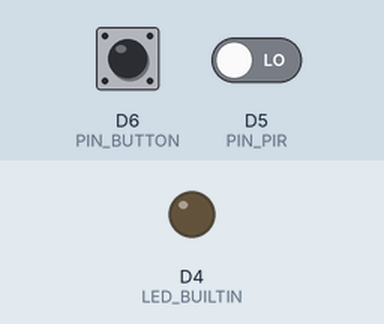
Simulated run of this program. Board: ESP8266 (Wemos D1 mini). Parts: output pins drawn as LEDs (lit = HIGH, except the on-board LED, lit = LOW). Dashed ring = blinking. The inputs (shaded band) are chosen by the test bench; at power-on: D5 (PIN_PIR) LOW, D6 (PIN_BUTTON) HIGH.

Above: at 1.2 s.
1.3 s: D5 (PIN_PIR) driven HIGH
At 1.58 s:
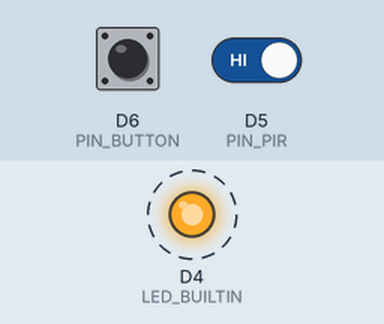
4.3 s: D6 (PIN_BUTTON) pulled LOW for 0.15 s
At 4.6 s:
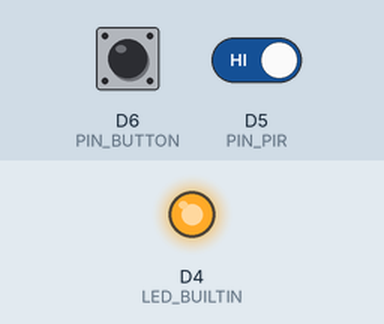
5.9 s: D6 (PIN_BUTTON) pulled LOW for 1 s
At 6.57 s:
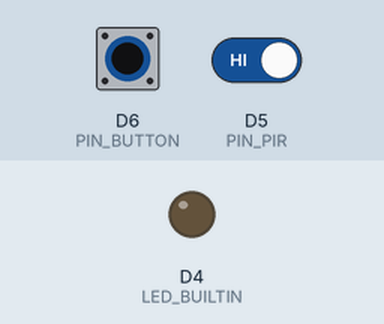
Timing chart, 0 to 14.9 s (numbered marks = the images above; inputs shaded):
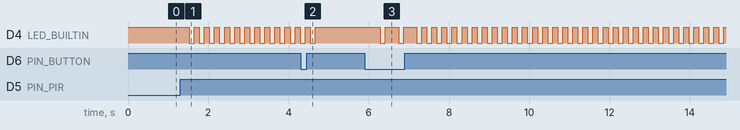

The program:

main.cpp
```cpp
// COMP-10184 - Mohawk College
// Alarm System
//STAGE 5 COMPLETED
//@author Shawn Barrow
//@id     000332631
//
// I, Shawn Barrow, 000332631 certify that this material is my original work and
//no other person's work has been used without due acknowledgement.

#include <Arduino.h>
//Ditial input for motion sensor
#define PIN_PIR D5
//Digital input for push button
#define PIN_BUTTON D6
//Constants used to track alarm states
#define ALARM_DISABLED 0
#define ALARM_ENABLE 1
#define ALARM_COUNTDOWN 2
#define ALARM_ACTIVE 3
//Delay to control number of blinks per second
#define BLINK_DELAY 125
//Delay to read push button state
#define READ_DELAY 100
//Number of blinks in 10 seconds.
#define BLINK_COUNT 40

int pushButton;
int alarmState;
bool bPIR;
void setup() {
  // configure the USB serial monitor
  Serial.begin(115200);
  // configure the LED output
  pinMode(LED_BUILTIN, OUTPUT);
  // Pushbutton
  pinMode(PIN_BUTTON, INPUT_PULLUP);
  // PIR sensor
  pinMode(PIN_PIR, INPUT);

  alarmState = ALARM_ENABLE;
  bPIR = false;
  pushButton = true;
}

//This function flashes the light 4 times per second for 10 seconds, before the light remains solid.
// if the button is pressed during the 10 seconds the alarm is cancelled and the light goes out.
void flash() {
  int count = 0;
  pushButton = true;
  while (count != BLINK_COUNT && pushButton)
    {
      pushButton = digitalRead(PIN_BUTTON);
      delay(1);
      digitalWrite(LED_BUILTIN, HIGH);
      delay(BLINK_DELAY);
      digitalWrite(LED_BUILTIN, LOW);
      delay(BLINK_DELAY);
      count++;
    }

  //4 blinks X 10 seconds
  if(count == BLINK_COUNT){
    alarmState = ALARM_ACTIVE;
  }
  else{
    digitalWrite(LED_BUILTIN, HIGH);
    alarmState = ALARM_DISABLED;
  }
}

// Switch alarm states
void loop() {

  switch(alarmState)
  {
  case ALARM_DISABLED:
    pushButton = digitalRead(PIN_BUTTON);
    delay(READ_DELAY);
      if(!pushButton) alarmState = ALARM_ENABLE;
    break;

  case ALARM_ENABLE:
    digitalWrite(LED_BUILTIN, HIGH);
    bPIR = digitalRead(PIN_PIR);
    delay(READ_DELAY);
      if(bPIR) alarmState = ALARM_COUNTDOWN;
    break;

  case ALARM_COUNTDOWN:
    flash();
    break;

  case ALARM_ACTIVE:
    digitalWrite(LED_BUILTIN, false);
    break;
  }
}
```

Measured:
- after the input at 1.3 s, D4 (LED_BUILTIN): alternates HIGH for 0.13 s and LOW for 0.13 s, starting after 0.23 s
- after the input at 4.3 s, D4 (LED_BUILTIN): goes on until 4.7 s, then stays HIGH
- after the input at 5.9 s, D4 (LED_BUILTIN): goes LOW 0.13 s, HIGH 0.33 s, LOW 0.13 s, HIGH 0.33 s, 30 × (LOW 0.13 s, HIGH 0.13 s), LOW 0.13 s, then HIGH, starting after 0.39 s
